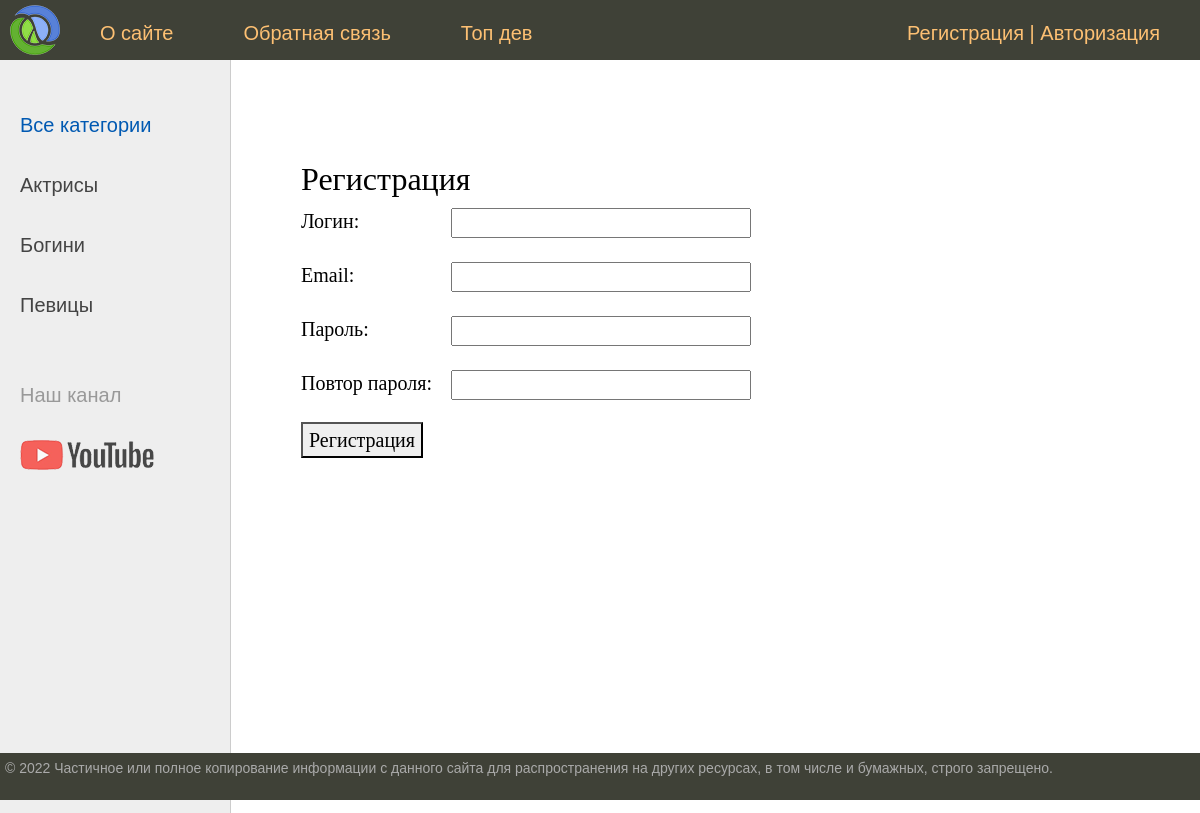
Screenshot of /register/ with the database file from the repository.
### women/models.py (models this page shows, shortened)
class Category(models.Model):
    name = models.CharField(max_length=100, db_index=True, verbose_name='Название категории')
    slug = models.SlugField(max_length=255, unique=True, db_index=True, verbose_name='URL')
    def get_absolute_url(self):
        return reverse('category', kwargs={'cat_slug': self.slug})
    class Meta:
        verbose_name = 'Категория'
        verbose_name_plural = 'Категории'
        ordering = ['name']

### women/views.py (the view)
# urls.py: path('register/', RegisterUser.as_view(), name='register'),
class RegisterUser(DataMixin, CreateView):
    form_class = RegisterUserForm
    template_name = 'women/register.html'
    success_url = reverse_lazy('login')
    def get_context_data(self, *, object_list=None, **kwargs):
        context = super().get_context_data(**kwargs)
        c_def = self.get_user_context(title='Регистрация')
        return dict(**context, **c_def)

### women/forms.py
class RegisterUserForm(UserCreationForm):
    username = forms.CharField(label='Логин', widget=forms.TextInput(attrs={'class': 'form-input'}))
    email = forms.EmailField(label='Email', widget=forms.EmailInput(attrs={'class': 'form-input'}))
    password1 = forms.CharField(label='Пароль', widget=forms.PasswordInput(attrs={'class': 'form-input'}))
    password2 = forms.CharField(label='Повтор пароля', widget=forms.PasswordInput(attrs={'class': 'form-input'}))
    class Meta:
        model = User
        fields = ('username', 'email', 'password1', 'password2')

### women/templatetags/women_tags.py (called while the page is built)
@register.inclusion_tag('usertags/list_categories.html')
def show_categories(sort=None, cat_selected=None):
    if not sort:
        cats = Category.objects.all()
    else:
        cats = Category.objects.order_by(sort)
    return {"cats": cats, "cat_selected": cat_selected}

### women/utils.py (called while the page is built)
    def get_user_context(self, **kwargs):
        context = kwargs
        user_menu = menu.copy()
        if not self.request.user.is_authenticated:
            user_menu.pop(1)
            context['login_form'] = LoginUserForm
        context['menu'] = user_menu
        if 'cat_selected' not in context:
            context['cat_selected'] = 0
        return context

### women/templates/women/register.html (shortened to what this page needs)
{% extends 'women/base.html' %}
{% block content %}
    <h1>{{ title }}</h1>
    <form method="post">
        {% for f in form %}
            <p><label class="form-label" for="{{ f.id_for_label }}">{{ f.label }}: </label>{{ f }}</p>
        {% endfor %}
        <button type="submit">Регистрация</button>
    </form>
{% endblock %}

### women/templates/usertags/list_categories.html
{% for post in cats %}
    {% if post.slug == cat_selected %}
        <li class="selected">{{post.name}}</li>
    {% else %}
        <li><a href="{{post.get_absolute_url}}">{{post.name}}</a> </li>
    {% endif %}
{% endfor %}

### women/static/women/css/styles.css (style rules this page uses)
html, body { font-family: 'Arial'; margin: 0; padding: 0; height: 100%; width: 100%; color: #444; }
a { color: #0059b2; text-decoration: none; }
.left-chapters ul li { margin: 30px 0 0 0; color: #999; }
.left-chapters ul li a { color: #444; text-decoration: none; }
.content-text h1 { font-size: 32px; }
.form-input { width: 300px; font-size: 16px; }
.form-label { display: inline-block; min-width: 150px; vertical-align: top; }

### rows the page displays
Category: name "Актрисы"
Category: name "Богини"
Category: name "Певицы"

### other values shown
{{ m.title }} "О сайте" "Обратная связь" "Топ дев"
{{ title }} "Регистрация"
{{ f.label }} "Логин" "Email" "Пароль" "Повтор пароля"
